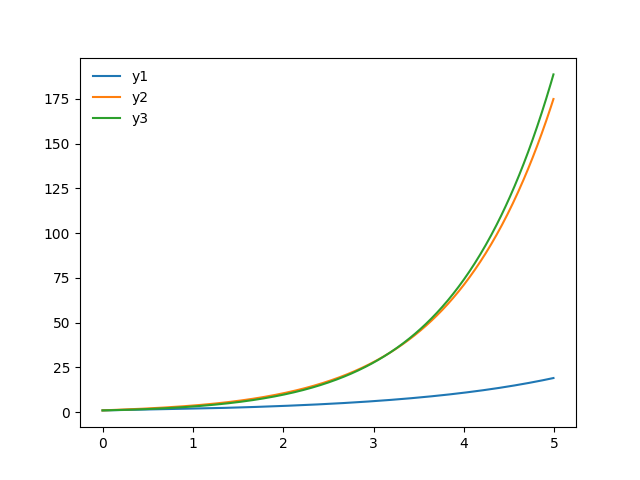

Generate this figure with Python:
import numpy as np
import pylab as pl
from math import exp,sin
from pydelay import dde23

eqns = {'y1': 'y1(t-tau1)' ,
        'y2': 'y1(t-tau1)+y2(t-tau2)',
        'y3': 'y2'
        }

tfinal = 5.
params = {'tau1': 1.,
          'tau2': 0.2
          }
dde = dde23(eqns=eqns, params=params)
dde.set_sim_params(tfinal=tfinal)
histfuncs = {
    'y1':lambda t: 1.,
    'y2':lambda t: 1.,
    'y3':lambda t: 1.
    }

dde.hist_from_funcs(histfuncs)
dde.run()
sol = dde.sample(0,tfinal,0.01)

print dde.output_ccode()

pl.plot(sol['t'],sol['y1'],label='y1')
pl.plot(sol['t'],sol['y2'],label='y2')
pl.plot(sol['t'],sol['y3'],label='y3')
pl.legend(frameon=False)
pl.savefig('exam1.png')
pl.show()


